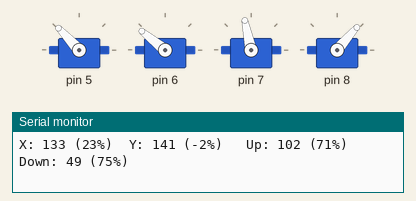
This sketch was run on a simulated Arduino Uno, built with avr-gcc and run on an emulated ATmega328P. Shown: 4 × servo, the last lines printed to the serial monitor. Random numbers use the default seed unless the sketch sets one.

Above: at 0.43 s.
At 8.61 s:
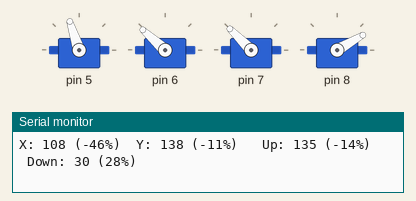
At 15.12 s:
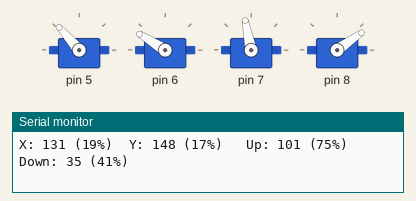
At 19.81 s:
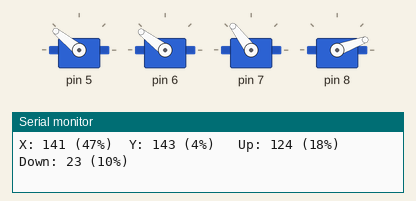
At 34.28 s:
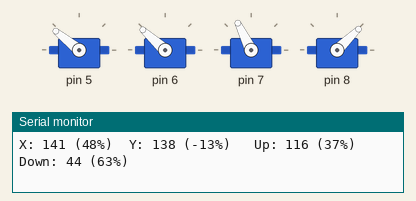
At 39.26 s:
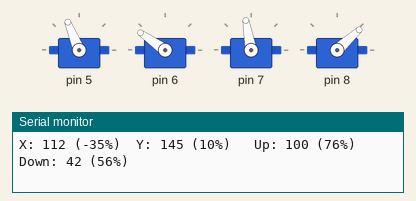
Timing chart, 0 to 40.0 s (numbered marks = the images above):
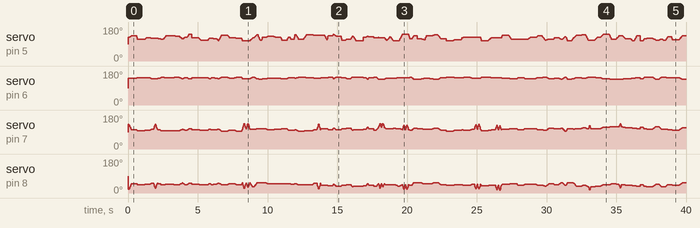

The sketch:

AnimatronicEye.ino
```cpp
#include "Eye.h"

Eye g_Eye;

void setup()
{
  Serial.begin(115200);
  Serial.println("Eye setup started");

  g_Eye.Init(5,6, 7,8);
}

void AdjustLids()
{
  int x = map(analogRead(0),  0, 900,  -10, 100);
  int y = map(analogRead(1),  0, 900,  -10, 100);

  g_Eye.OpenUpLid(x);
  g_Eye.OpenDownLid(y);

  g_Eye.MoveEye(0, 0);

  Serial.println();
  delay(1);
}

void AdjustEye()
{
  int x = map(analogRead(0),  0, 900, -100, 100);
  int y = map(analogRead(1),  0, 900, -100, 100);

  g_Eye.MoveEye(x ,y);
  Serial.println();
  delay(1);
}

void AdjustComplex()
{
  int x = map(analogRead(0),  0, 900, -100, 100);
  int y = map(analogRead(1),  0, 900, -100, 100);

  g_Eye.ComplexMove(0, x, y);
  //Serial.println();
  delay(10);
}

void loop()
{
  //g_Eye.Calibrate();
  //AdjustLids();
  //AdjustEye();
  //AdjustComplex();
/*
  g_Eye.ComplexMove(-100, -100, -100, -100, 0);

  g_Eye.ComplexMove(0, 0, 50, 0, 1000);
  g_Eye.ComplexMove(-100, -100, -100, -100, 100);
*/

  static uint32_t blinkTime = millis();
  if (millis() > blinkTime)
  {
    Serial.println("Blink");
    g_Eye.Blink();

    if (random(4) == 3)
    {
      Serial.println("Double blink");
      g_Eye.Blink(g_Eye.m_prevY);
    }

    blinkTime = millis() + 500 + random(3*2000);
  }

  static uint32_t moveTime = millis();
  if (millis() > moveTime)
  {
    Serial.println("Move");
    int x    = random(-50, 50);
    int y    = random(-20, 20);
    int lids = g_Eye.m_prevLids;
    int t    = 10 + random(200);

    if (random(1, 5) == 1)
      lids = random(50, 80);

    g_Eye.ComplexMove(x, y, lids, 0, t);

    moveTime = millis() + 10 + random(500);
  }

  delay(10);
}
```

Eye.h
```cpp
#include <Servo.h>

class Eye
{
public:
  Eye()
  {
    m_prevX = 0;
    m_prevY = 0;
    m_prevLids         = 0;
    m_prevCenterOffset = 0;
  }

  void Init(int pinX, int pinY, int pinLidUp, int pinLidDown)
  {
    m_eyeX.attach(pinX);
    m_eyeY.attach(pinY);

    m_lidUp  .attach(pinLidUp);
    m_lidDown.attach(pinLidDown);
  }

  void OpenUpLid(int percent = 100)   // [-100 .. 100]
  {
    int v = map(percent,  -10, 100,  135, 90);
    v = constrain(v, 90, 135);
    m_lidUp.write(v);

    Serial.print("Up: "); Serial.print(v); Serial.print(" ("); Serial.print(percent); Serial.print("%)\t ");
    //Serial.print(v); Serial.print(",");
  }

  void OpenDownLid(int percent = 100)  // [-100 .. 100]
  {
    int v = map(percent,  -10, 100,  15, 60);
    v = constrain(v, 15, 60);
    m_lidDown.write(v);

    Serial.print("Down: "); Serial.print(v); Serial.print(" ("); Serial.print(percent); Serial.print("%)\t ");
    //Serial.print(v); Serial.print(",");
  }

  void OpenEye(int percent = 100, int centerOffset = 0)
  {
    OpenUpLid  (percent + centerOffset);
    OpenDownLid(percent - centerOffset);
  }

  void MoveEye(int x, int y)  // [-100 .. 100]
  {
    int eyeX = map(x,  -100, 100,  90, 160);
    int eyeY = map(y,  -100, 100,  110, 175);

    m_eyeX.write(eyeX);
    m_eyeY.write(eyeY);

    Serial.print("X: "); Serial.print(eyeX); Serial.print(" ("); Serial.print(x); Serial.print("%)\tY: ");
    Serial.print(eyeY); Serial.print(" ("); Serial.print(y); Serial.print("%)\t ");
    //Serial.print(eyeX); Serial.print(","); Serial.print(eyeY); Serial.print(",");
  }

  void ComplexMove(int x, int y, int lids, int centerOffset = 0, int moveTime = 0)
  {
    int steps = moveTime / 10;
    if (steps == 0)
      steps = 1;

    float dtX            = (x            - m_prevX           ) / steps;
    float dtY            = (y            - m_prevY           ) / steps;
    float dtLids         = (lids         - m_prevLids        ) / steps;
    float dtCenterOffset = (centerOffset - m_prevCenterOffset) / steps;

    for (; steps > 0; steps--)
    {
      delay(10);

      m_prevX            += dtX;
      m_prevY            += dtY;
      m_prevLids         += dtLids;
      m_prevCenterOffset += dtCenterOffset;

      MoveEye(m_prevX, m_prevY);
      OpenEye(m_prevLids, m_prevY + m_prevCenterOffset);

      Serial.println();
    }

    m_prevX            = x;
    m_prevY            = y;
    m_prevLids         = lids;
    m_prevCenterOffset = centerOffset;
  }

  void Blink(int centerOffset = 0, int moveTime = 300)
  {
    float prevLids         = m_prevLids;
    float prevCenterOffset = m_prevCenterOffset;

    moveTime = moveTime * (prevLids / 100.0);

    ComplexMove(m_prevX, m_prevY, 0,        centerOffset,     moveTime / 2);
    ComplexMove(m_prevX, m_prevY, prevLids, prevCenterOffset, moveTime / 2);
  }

  void Calibrate()
  {
    OpenEye(0);       delay(1000);
    OpenEye(0, -100); delay(1000);
    OpenEye(0, -100); delay(1000);

    OpenEye(100);       delay(1000);
    OpenEye(100, -100); delay(1000);
    OpenEye(100,  100); delay(1000);
  }

public:
  Servo m_eyeX;
  Servo m_eyeY;
  Servo m_lidUp;
  Servo m_lidDown;

  float m_prevX;
  float m_prevY;
  float m_prevLids;
  float m_prevCenterOffset;
};
```
